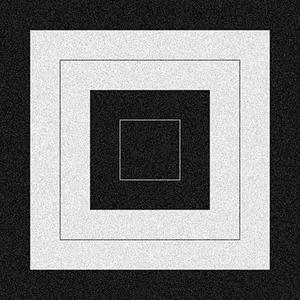
#> input picture ClassWork_1/images/box.jpg, 300 x 300 px
$ python -i sobel.py   (imports and definitions only)
#> lines starting #> are read from the running program, lines starting #| are printed output that depends on the picture
### ClassWork_1/convolution.py
import cv2
import numpy as np
from enum import Enum

# [6 lines left out: function find_difference, not called in this run]

def normalize(image):
    cv2.normalize(image,image,0,255,cv2.NORM_MINMAX)
    return np.round(image).astype(np.uint8)

def pad_image(image, kernel_height, kernel_width, kernel_center):
    pad_top = kernel_center[0]
    pad_bottom = kernel_height - kernel_center[0] - 1
    pad_left = kernel_center[1]
    pad_right = kernel_width - kernel_center[1] - 1

    padded_image = np.pad(image, ((pad_top, pad_bottom), (pad_left, pad_right)), mode='constant', constant_values = 0)
    return padded_image

def convolve(image, kernel, kernel_center = (-1,-1)):
    kernel_height, kernel_width = len(kernel), len(kernel[0])

    # if kernel center is not defined, then it will use the center symmetric center
    if kernel_center[0] == -1:
        kernel_center = ( kernel_height // 2, kernel_width // 2 )

    # pad the input image based on kernel and center
    padded_image = pad_image(image = image,  kernel_height = kernel_height, kernel_width = kernel_width, kernel_center = kernel_center)

    # generating output with dummy zeros(0)
    output = np.zeros_like(padded_image, dtype='float32')

    # [8 lines of commented-out code are left out]
    padded_height, padded_width = padded_image.shape

    kcx = kernel_center[0]
    kcy = kernel_center[1]

    # iterating through height. For (1,1) kernel, it iterates from 1 to (h - 1)
    for x in range( kcx, padded_height - ( kernel_height - (kcx+1)) ):
        # iterate through width. For (1,1) kernel, it iterates from 1 to (w - 1)
        for y in range( kcy, padded_width - ( kernel_width - (kcy + 1)) ):

            # calculating the portion in image, that will be convoluted now
            image_start_x = x - kcx
            image_start_y = y - kcy

            # if x == 1 and y == 2:
            #     print(f"For position({x},{y}): image from: ({image_start_x},{image_start_y}) to ({image_start_x+kernel_height},{image_start_y+kernel_width})")

            sum = 0
            NX = kernel_height // 2
            NY = kernel_width // 2
            # for kx in range( -NX, NX+1):
            #     for ky in range( -NY, NY+1 ):
            for kx in range(0, kernel_height):
                for ky in range(0, kernel_width):
                    rel_pos_in_kernel_x = kx + NX # x-i
                    rel_pos_in_kernel_y = ky + NY # y-j

                    rel_pos_in_image_x = NX - kx # 2
                    rel_pos_in_image_y = NY - ky # 2

                    act_pos_in_image_x = rel_pos_in_image_x + image_start_x # 2 + 2 = 4
                    act_pos_in_image_y = rel_pos_in_image_y + image_start_y # 3 + 2 = 5

                    # k_val = kernel[ rel_pos_in_kernel_x ][ rel_pos_in_kernel_y ]
                    # i_val = padded_image[ act_pos_in_image_x ][ act_pos_in_image_y ]
                    k_val = kernel[ kx ][ ky ]
                    i_val = padded_image[ kx+image_start_x ][ ky+image_start_y ]

                    # if x == 1 and y == 2:
                    #     #print(k_val, "*", i_val)
                    #     print(f"({rel_pos_in_image_x}, {rel_pos_in_image_y}) * ({rel_pos_in_kernel_x}, {rel_pos_in_kernel_y}): {k_val} * {i_val} Actual pos in image: ({act_pos_in_image_x}, {act_pos_in_image_y})")

                    sum +=  k_val * i_val
            output[x,y] = sum

    # print("Output before cropping")
    # print(output)
    # Crop the output to the original image size
    #out = output[kernel_center[0]:-kernel_height + kernel_center[0] + 1, kernel_center[1]:-kernel_width + kernel_center[1] + 1]

    return output


# image = np.array([
#     [1,2,3],
#     [4,5,6],
#     [7,8,9]
# ])

# kernel = np.array([
#     [1,2,3],
#     [4,5,6],
#     [7,8,9]
# ])

# kernel = np.array([
#     [0,0,0],
#     [0,1,0],
#     [0,0,0]
# ])

#out = convolve(image=image, kernel=kernel,kernel_center=(-1,-1))
#print(out)

### ClassWork_1/kernal_generator.py
import numpy as np
import math
import numpy as np

# [87 lines left out: functions generateGaussianKernel, generateMeanKernel, generateLaplacianKernel, generateLogKernel, not called in this run]

def generateSobelKernel( horiz = True ):
    sobel_x = np.array([
        [-1, 0, 1],
        [-2, 0, 2],
        [-1, 0, 1]
    ])

    sobel_y = np.array([
        [1, 2, 1],
        [ 0,  0,  0],
        [-1, -2, -1]
    ])

    return sobel_x if horiz else sobel_y

# [18 lines left out: function testKernel, not called in this run]


# testKernel()

### ClassWork_1/sobel.py
import cv2
import numpy as np
from kernal_generator import generateSobelKernel

from convolution import *

import math
from extractor_merger import extract_rgb
from extractor_merger import extract_hsv
from extractor_merger import merge_rgb
from extractor_merger import merge_hsv
from extractor_merger import rgb_to_hsv

# gray = 1, rgb and hsv = 2
def perform_sobel(imagePath, conv_type = 1, kernel_center = (-1,-1)):
#> called with imagePath = 'images/box.jpg', conv_type = 1, kernel_center = (-1, -1)
    if conv_type == 1:
        image = cv2.imread( imagePath, cv2.IMREAD_GRAYSCALE )
#> image is the input picture: shape (300, 300); min 0, max 255, mean 122.3
        out = perform_two_sobel(image=image, kernel_center=kernel_center, show_output=True)
    else:
        image = cv2.imread(imagePath,cv2.IMREAD_COLOR)

        red, green, blue = extract_rgb(image)
        #blue, green, red = cv2.split(image)

        red_out = perform_two_sobel(image=red,kernel_center=kernel_center)
        green_out = perform_two_sobel(image=green,kernel_center=kernel_center)
        blue_out = perform_two_sobel(image=blue,kernel_center=kernel_center)

        red_out_nor = normalize(image=red_out)
        green_out_nor = normalize(image=green_out)
        blue_out_nor = normalize(image=blue_out)

        merged_rgb = merge_rgb(red=red_out,green=green_out, blue=blue_out)
        merged_rgb = normalize(merged_rgb)

        cv2.imshow("RED from RGB",red_out_nor)
        cv2.imshow("GREEN from RGB", green_out_nor)
        cv2.imshow("BLUE from RGB",blue_out_nor)
        cv2.imshow("Combined RGB",merged_rgb)
        cv2.waitKey(0)
        cv2.destroyAllWindows()

        image = rgb_to_hsv(image)
        hue, sat, val = extract_hsv(image=image)

        hue_out = perform_two_sobel(image=hue,kernel_center=kernel_center)
        sat_out = perform_two_sobel(image=sat,kernel_center=kernel_center)
        val_out = perform_two_sobel(image=val,kernel_center=kernel_center)

        hue_out_nor = normalize(hue_out)
        sat_out_nor = normalize(sat_out)
        val_out_nor = normalize(val_out)
        merged_hsv = merge_hsv(h=hue_out_nor, s=sat_out_nor, v=val_out_nor)

        cv2.imshow("HUE from HSV",hue_out_nor)
        cv2.imshow("SAT from HSV", sat_out_nor)
        cv2.imshow("VAl from HSV",val_out_nor)
        cv2.imshow("Combined HSV",merged_hsv)
        cv2.waitKey(0)
        cv2.destroyAllWindows()


        merged_rgb_2 = cv2.cvtColor(merged_hsv, cv2.COLOR_HSV2BGR)
        diff = find_difference(merged_rgb, merged_rgb_2)


        cv2.imshow("Original via RGB", merged_rgb)
        cv2.imshow("Merged via HSV", merged_rgb_2)
        cv2.imshow("Difference", diff)
        cv2.waitKey(0)
        cv2.destroyAllWindows()


def perform_two_sobel(image, kernel_center, show_output = False):
    kernel_horiz = generateSobelKernel(horiz=True)
    image_horiz = convolve(image=image, kernel=kernel_horiz, kernel_center=kernel_center)
#> in pad_image, `padded_image = np.pad(image, ((pad_top, pad_bottom), (pad_left, pad_ri..`:
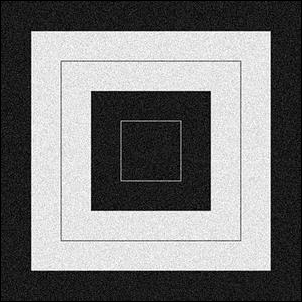
#> padded_image: shape (302, 302); min 0, max 255, mean 120.7
#> after the loop in convolve, `for x in range( kcx, padded_height - ( kernel_height - (kcx+1)) ):`:
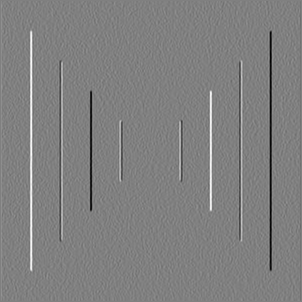
#> output: shape (302, 302) float32; min -1002, max 989, mean 0; drawn with min black and max white
    #image_horiz = normalize(image_horiz)

    if show_output:
        cv2.imshow('Horiz image', image_horiz)
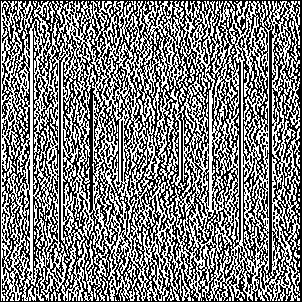
#> window 'Horiz image': shape (302, 302); 49.1% white in thin lines or dots

    kernel_vert = generateSobelKernel(horiz=False)
    image_vert  = convolve(image=image, kernel=kernel_vert, kernel_center=kernel_center)
#> call 2 of convolve, with kernel = array of shape (3, 3), kernel_center = (-1, -1)
#> after the loop in convolve (call 2), `for x in range( kcx, padded_height - ( kernel_height - (kcx+1)) ):`:
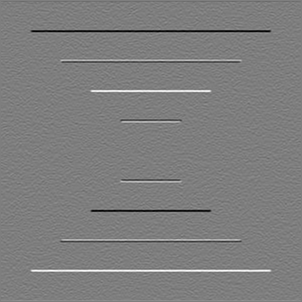
#> output: shape (302, 302) float32; min -980, max 1001, mean 0; drawn with min black and max white
    #image_vert = normalize(image_vert)

    if show_output:
        cv2.imshow('Vertical image', image_vert)
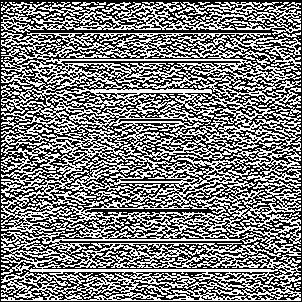
#> window 'Vertical image': shape (302, 302); 49% white in thin lines or dots
        cv2.waitKey(0)

    height, width = image.shape
#> height = 300; width = 300
    out = np.zeros_like(image, dtype='float32')

    for x in range(0,height):
        for y in range(0, width):
            dx = image_horiz[x,y]
            dy = image_vert[x,y]

            res = math.sqrt( dx**2 + dy**2 )
            out[x,y] = res
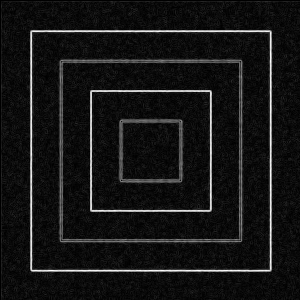
#> out: shape (300, 300) float32; min 0, max 1002, mean 84.1; drawn with min black and max white

    out = normalize(out)

    if show_output:
        cv2.imshow('Output image', out)
        cv2.waitKey(0)
        cv2.destroyAllWindows()
    return out


def showSobelKernel():
    kernel_horiz = generateSobelKernel(horiz=True)
    print("Horizontal sobel kernel")
    print(kernel_horiz)

    kernel_vert = generateSobelKernel(horiz=False)
    print("Vertical sobel kernel")
    print(kernel_vert)

# image_path = '.\images\\lena.jpg'
# perform_sobel(imagePath=image_path, conv_type=2, kernel_center=(-1,-1))

>>> result = perform_sobel('images/box.jpg')
